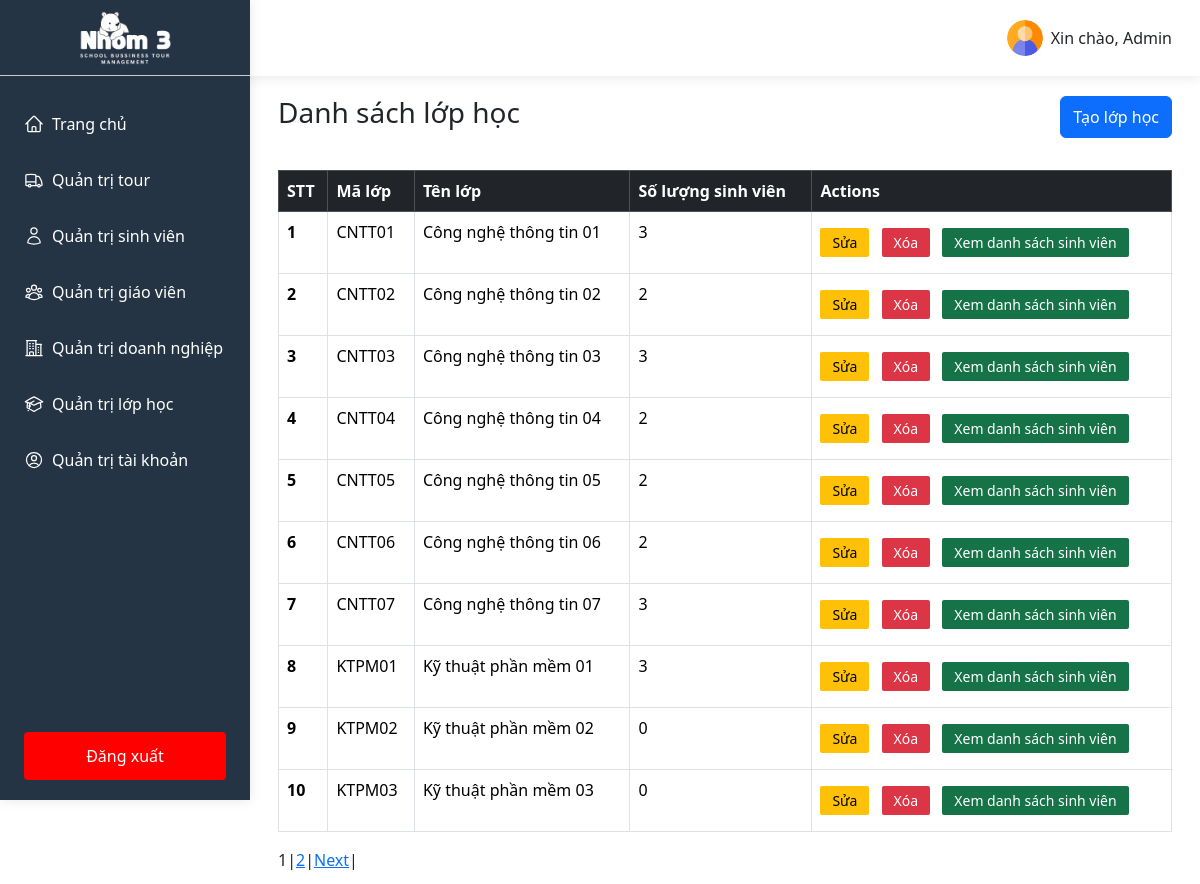
The app's page /index.php?controller=ClassController (signed in) with its own data.
### tables this page shows
CREATE TABLE `class` (
  `classID` int(11) NOT NULL,
  `code` varchar(100) NOT NULL,
  `name` varchar(100) NOT NULL
);

### controllers/ClassController.php (called while the page is built, shortened)
<?php
$pagination = mysqli_query($conn, "SELECT COUNT(classID) AS total FROM class");
$row = mysqli_fetch_assoc($pagination);
$total_records = $row['total'];
$current_page = isset($_GET['page']) ? $_GET['page'] : 1;
$limit = 10;
$total_page = ceil($total_records / $limit);
$start = ($current_page - 1) * $limit >=0 ? ($current_page - 1) * $limit : 0;
$dataClassesSql = "SELECT class.*, COUNT(student.studentID) AS numStudents
                  FROM class
                  LEFT JOIN student ON class.classID = student.classID
                  GROUP BY class.classID
                  LIMIT $start, $limit";
$dataClasses = mysqli_query($conn, $dataClassesSql);
require_once __DIR__ . '/../views/pages/classes.php';

### views/pages/classes.php (the view, shortened to what this page needs)
<!DOCTYPE html>
<html lang="en">
<head>
</head>
<body>
    <?php
        include_once __DIR__ . '/../../controllers/ClassController.php';
    ?>
    <div class='flex-sb classes'>
        <div class="classes-left">
            <?php
                include __DIR__ . '/../components/sidebarAdmin.php';
            ?>
        </div>
        <div class="classes-right flex-grow-1">
            <?php
                include __DIR__ . '/../components/header.php';
            ?>
            <div class="container pad-0-28" id="listClass">
                <div class="flex-sb-center pad-20-0">
                    <h1 class="h1-title">Danh sách lớp học</h1>
                    <button type="button" class="btn btn-primary" data-bs-toggle="modal"
                        data-bs-target="#createClass">Tạo lớp học</button>
                </div>
                <div class="container-body pad-12-0">
                    <div class="container-table">
                        <table class="table table-borderless table-hover table-bordered">
                            <thead class="table-dark">
                                <tr>
                                    <th scope="col">STT</th>
                                    <th scope="col">Mã lớp</th>
                                    <th scope="col">Tên lớp</th>
                                    <th scope="col">Số lượng sinh viên</th>
                                    <th scope="col">Actions</th>
                                </tr>
                            </thead>
                            <tbody>
                                <?php
                                    if(mysqli_num_rows($dataClasses) > 0)
                                    {
                                        $i = 0;
                                        while ($row = mysqli_fetch_assoc($dataClasses)) {
                                            $i += 1;
                                            echo "<tr>";
                                            echo "<th scope='row'>". $i ."</th>";
                                            echo "<td>" . $row['code'] . "</td>";
                                            echo "<td>" . $row['name'] . "</td>";
                                            echo "<td>" . $row['numStudents'] . "</td>";
                                            echo "<td>
                                                    <button class='update update-class'>Sửa</button>
                                                    <button class='delete delete-class'>Xóa</button>
                                                    <form method='POST' class='form-inline'>
                                                        <input type='hidden' name='classIDToShowStudents' value='" . $row['classID'] . "'>
                                                        <button type='submit' class='showData' name='showData'>Xem danh sách sinh viên</button>
                                                    </form>
                                                </td>";
                                            echo "</tr>";
                                        }
                                    }else{
                                        echo "<tr>";
                                        echo "<td colspan='5' class='text-center'>Không có lớp học nào</td>";
                                        echo "</tr>";
                                    }
                                ?>
                            </tbody>
                        </table>
                        <div class="pagination">
                            <?php
                            for ($i = 1; $i <= $total_page; $i++) {
                                if ($i == $current_page) {
                                    echo '<span>' . $i . '</span> | ';
                                } else {
                                    echo '<a href="index.php?controller=ClassController&page=' . $i . '">' . $i . '</a> | ';
                                }
                            }
                            if ($current_page < $total_page && $total_page > 1) {
                                echo '<a href="index.php?controller=ClassController&page=' . ($current_page + 1) . '">Next</a> | ';
                            }
                            ?>
                        </div>
                    </div>
                </div>
            </div>
        </div>
    </div>
</body>
</html>

### public/css/base.css (style rules this page uses)
* { margin: 0; padding: 0; box-sizing: border-box; }
body { overflow-x: hidden; scroll-behavior: smooth; font-family: system-ui, -apple-system, BlinkMacSystemFont, 'Segoe UI', Roboto, Oxygen, Ubuntu, Cantarell, 'Open Sans', 'Helvetica Neue', sans-serif; }
.pad-0-28 { padding: 0 28px !important; }
.flex-sb { display: flex; justify-content: space-between; }
.flex-sb-center { display: flex; justify-content: space-between; }
.flex-grow-1 { flex-grow: 1; }
.pad-20-0 { padding: 20px 0 !important; }
.h1-title { font-size: 28px !important; }
.pad-12-0 { padding: 12px 0; }
.update, .delete, .showData { padding: 4px 12px; background-color: #ffc107; border-radius: 2px; border: none; font-size: 14px; }
.delete { color: #fff; background-color: #dc3545; margin-left: 8px; margin-right: 8px; }
.showData { background-color: #157347; color: #fff; margin: 8px 0; }
.form-inline { display: inline-block; }

### records on screen
class: code "CNTT01", name "Công nghệ thông tin 01", numStudents "3"
class: code "CNTT02", name "Công nghệ thông tin 02", numStudents "2"
class: code "CNTT03", name "Công nghệ thông tin 03", numStudents "3"
class: code "CNTT04", name "Công nghệ thông tin 04", numStudents "2"
class: code "CNTT05", name "Công nghệ thông tin 05", numStudents "2"
class: code "CNTT06", name "Công nghệ thông tin 06", numStudents "2"
class: code "CNTT07", name "Công nghệ thông tin 07", numStudents "3"
class: code "KTPM01", name "Kỹ thuật phần mềm 01", numStudents "3"
class: code "KTPM02", name "Kỹ thuật phần mềm 02", numStudents "0"
class: code "KTPM03", name "Kỹ thuật phần mềm 03", numStudents "0"

### other values on screen
$username "Admin"
